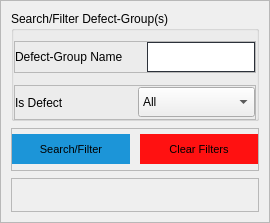
                              <widget class="QFrame" name="frame_add_defect_4">
                               <property name="minimumSize">
                                <size>
                                 <width>270</width>
                                 <height>0</height>
                                </size>
                               </property>
                               <property name="maximumSize">
                                <size>
                                 <width>0</width>
                                 <height>16777215</height>
                                </size>
                               </property>
                               <property name="frameShape">
                                <enum>QFrame::StyledPanel</enum>
                               </property>
                               <property name="frameShadow">
                                <enum>QFrame::Sunken</enum>
                               </property>
                               <property name="lineWidth">
                                <number>7</number>
                               </property>
                               <property name="midLineWidth">
                                <number>4</number>
                               </property>
                               <layout class="QVBoxLayout" name="verticalLayout_91">
                                <property name="spacing">
                                 <number>7</number>
                                </property>
                                <property name="leftMargin">
                                 <number>10</number>
                                </property>
                                <property name="topMargin">
                                 <number>10</number>
                                </property>
                                <property name="rightMargin">
                                 <number>10</number>
                                </property>
                                <property name="bottomMargin">
                                 <number>10</number>
                                </property>
                                <item alignment="Qt::AlignTop">
                                 <widget class="QGroupBox" name="groupBox_9">
                                  <property name="title">
                                   <string>Search/Filter Defect-Group(s)</string>
                                  </property>
                                  <layout class="QVBoxLayout" name="verticalLayout_98">
                                   <property name="spacing">
                                    <number>10</number>
                                   </property>
                                   <property name="leftMargin">
                                    <number>0</number>
                                   </property>
                                   <property name="topMargin">
                                    <number>10</number>
                                   </property>
                                   <property name="rightMargin">
                                    <number>0</number>
                                   </property>
                                   <property name="bottomMargin">
                                    <number>0</number>
                                   </property>
                                   <item>
                                    <widget class="QFrame" name="frame_114">
                                     <property name="maximumSize">
                                      <size>
                                       <width>16777215</width>
                                       <height>35</height>
                                      </size>
                                     </property>
                                     <property name="frameShape">
                                      <enum>QFrame::StyledPanel</enum>
                                     </property>
                                     <property name="frameShadow">
                                      <enum>QFrame::Raised</enum>
                                     </property>
                                     <layout class="QHBoxLayout" name="horizontalLayout_79">
                                      <property name="spacing">
                                       <number>0</number>
                                      </property>
                                      <property name="leftMargin">
                                       <number>0</number>
                                      </property>
                                      <property name="topMargin">
                                       <number>0</number>
                                      </property>
                                      <property name="rightMargin">
                                       <number>0</number>
                                      </property>
                                      <property name="bottomMargin">
                                       <number>0</number>
                                      </property>
                                      <item>
                                       <widget class="QLabel" name="label_105">
                                        <property name="minimumSize">
                                         <size>
                                          <width>4</width>
                                          <height>0</height>
                                         </size>
                                        </property>
                                        <property name="text">
                                         <string>Defect-Group Name</string>
                                        </property>
                                       </widget>
                                      </item>
                                      <item alignment="Qt::AlignRight">
                                       <widget class="QLineEdit" name="defectgroup_search_name_lineedie">
                                        <property name="minimumSize">
                                         <size>
                                          <width>0</width>
                                          <height>30</height>
                                         </size>
                                        </property>
                                        <property name="styleSheet">
                                         <string notr="true">QLineEdit{
border-radius: 0px;
border: 1px solid rgb(44, 49, 58);
}

QLineEdit:disabled {
border: 1px solid #CDCDCE;
}</string>
                                        </property>
                                       </widget>
                                      </item>
                                     </layout>
                                    </widget>
                                   </item>
                                   <item>
                                    <widget class="QFrame" name="frame_135">
                                     <property name="minimumSize">
                                      <size>
                                       <width>0</width>
                                       <height>35</height>
                                      </size>
                                     </property>
                                     <property name="maximumSize">
                                      <size>
                                       <width>16777215</width>
                                       <height>30</height>
                                      </size>
                                     </property>
                                     <property name="frameShape">
                                      <enum>QFrame::StyledPanel</enum>
                                     </property>
                                     <property name="frameShadow">
                                      <enum>QFrame::Raised</enum>
                                     </property>
                                     <layout class="QHBoxLayout" name="horizontalLayout_107">
                                      <property name="leftMargin">
                                       <number>0</number>
                                      </property>
                                      <property name="topMargin">
                                       <number>0</number>
                                      </property>
                                      <property name="rightMargin">
                                       <number>0</number>
                                      </property>
                                      <property name="bottomMargin">
                                       <number>0</number>
                                      </property>
                                      <item>
                                       <widget class="QLabel" name="label_119">
                                        <property name="minimumSize">
                                         <size>
                                          <width>4</width>
                                          <height>0</height>
                                         </size>
                                        </property>
                                        <property name="text">
                                         <string>Is Defect</string>
                                        </property>
                                       </widget>
                                      </item>
                                      <item>
                                       <widget class="QComboBox" name="defectgroup_search_isdefect_combo">
                                        <property name="minimumSize">
                                         <size>
                                          <width>0</width>
                                          <height>30</height>
                                         </size>
                                        </property>
                                        <item>
                                         <property name="text">
                                          <string>All</string>
                                         </property>
                                        </item>
                                        <item>
                                         <property name="text">
                                          <string>Yes</string>
                                         </property>
                                        </item>
                                        <item>
                                         <property name="text">
                                          <string>No</string>
                                         </property>
                                        </item>
                                       </widget>
                                      </item>
                                     </layout>
                                    </widget>
                                   </item>
                                  </layout>
                                 </widget>
                                </item>
                                <item>
                                 <widget class="QFrame" name="frame_125">
                                  <property name="minimumSize">
                                   <size>
                                    <width>0</width>
                                    <height>43</height>
                                   </size>
                                  </property>
                                  <property name="frameShape">
                                   <enum>QFrame::StyledPanel</enum>
                                  </property>
                                  <property name="frameShadow">
                                   <enum>QFrame::Raised</enum>
                                  </property>
                                  <layout class="QHBoxLayout" name="horizontalLayout_90">
                                   <property name="spacing">
                                    <number>10</number>
                                   </property>
                                   <property name="leftMargin">
                                    <number>0</number>
                                   </property>
                                   <property name="topMargin">
                                    <number>0</number>
                                   </property>
                                   <property name="rightMargin">
                                    <number>0</number>
                                   </property>
                                   <property name="bottomMargin">
                                    <number>0</number>
                                   </property>
                                   <item>
                                    <widget class="QPushButton" name="search_defectgroup_btn">
                                     <property name="minimumSize">
                                      <size>
                                       <width>0</width>
                                       <height>30</height>
                                      </size>
                                     </property>
                                     <property name="font">
                                      <font>
                                       <pointsize>8</pointsize>
                                       <weight>50</weight>
                                       <bold>false</bold>
                                      </font>
                                     </property>
                                     <property name="cursor">
                                      <cursorShape>PointingHandCursor</cursorShape>
                                     </property>
                                     <property name="styleSheet">
                                      <string notr="true">QPushButton{
background: #1C95D8;
border: Transparent;
}

QPushButton:disabled {
    background-color: #8D8D8D;
}

QPushButton:pressed {
	background-color: rgb(0, 0, 0);
}</string>
                                     </property>
                                     <property name="text">
                                      <string>Search/Filter</string>
                                     </property>
                                    </widget>
                                   </item>
                                   <item>
                                    <widget class="QPushButton" name="search_defectgroup_clear_btn">
                                     <property name="minimumSize">
                                      <size>
                                       <width>0</width>
                                       <height>30</height>
                                      </size>
                                     </property>
                                     <property name="font">
                                      <font>
                                       <pointsize>8</pointsize>
                                       <weight>50</weight>
                                       <bold>false</bold>
                                      </font>
                                     </property>
                                     <property name="cursor">
                                      <cursorShape>PointingHandCursor</cursorShape>
                                     </property>
                                     <property name="styleSheet">
                                      <string notr="true">QPushButton{
background: #FF1111;
border: Transparent;
}

QPushButton:disabled {
    background-color: #8D8D8D;
}
QPushButton:pressed {
	background-color: rgb(0, 0, 0);
}</string>
                                     </property>
                                     <property name="text">
                                      <string>Clear Filters</string>
                                     </property>
                                    </widget>
                                   </item>
                                  </layout>
                                 </widget>
                                </item>
                                <item>
                                 <widget class="QFrame" name="frame_126">
                                  <property name="minimumSize">
                                   <size>
                                    <width>0</width>
                                    <height>33</height>
                                   </size>
                                  </property>
                                  <property name="frameShape">
                                   <enum>QFrame::StyledPanel</enum>
                                  </property>
                                  <property name="frameShadow">
                                   <enum>QFrame::Raised</enum>
                                  </property>
                                  <layout class="QVBoxLayout" name="verticalLayout_99">
                                   <item alignment="Qt::AlignHCenter">
                                    <widget class="QLabel" name="create_defect_message_3">
                                     <property name="text">
                                      <string/>
                                     </property>
                                    </widget>
                                   </item>
                                  </layout>
                                 </widget>
                                </item>
                               </layout>
                              </widget>
